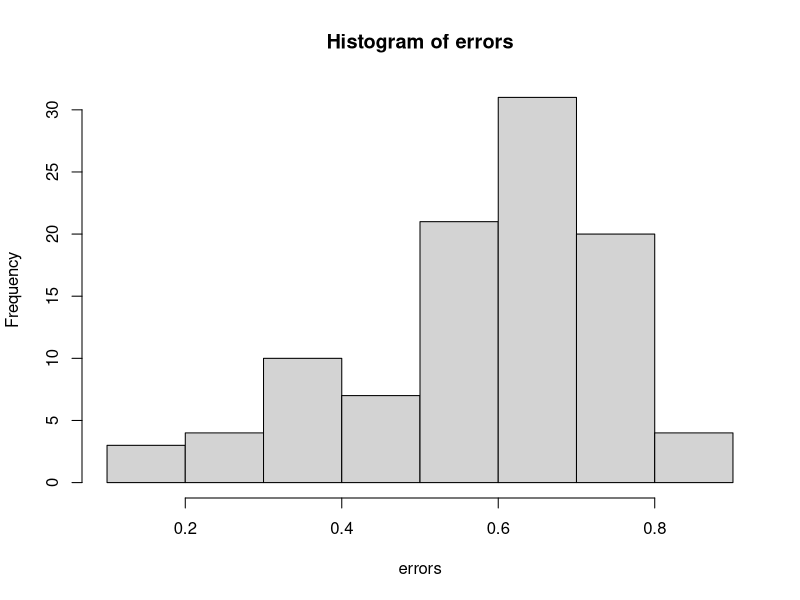

Reproduce this figure in R. (Note: a time limit stopped this script after it produced the figure.)
#Libraries ----
library(dplyr)
library(ggplot2)
library(tidyr)
library(data.table)

#Options ----
options(scipen = 99)
population_sizes <- 10^(1:10)
groups <- 1:5
max_error <- c(10^(c(-5:-1)), 0.05)
subsample_size <- c(0.000001, 0.00001, 0.0001, 0.001, 0.01, 0.1, 1)
count <- c(10, 100, 10^3, 10^4, 10^5, 10^6) #Probably decrease the size here. 

#template df ----
data <- tibble(
    class_num = numeric(),
    subsample_size = numeric(),
    sample_count = numeric(),
    error = numeric()
)

#functions ----

finite_corrected_eq <- function(pop_size, uncorrected){
  round(pop_size * uncorrected / (uncorrected + pop_size - 1), 0)
} 

uncorrected_eq <- function(confidence = 0.95, groups = 1, expected_p = 0.5, max_error = 0.05){
  critical_val = qnorm(p=(1-confidence^(1/groups))/2) # The group root is a new thing here. 
  round(critical_val^2*expected_p*(1-expected_p)/max_error^2, 0)
}

boot_mean_error_class_num <- function(sample_subsample_size, sample_count, classes){
    #Disallow sample count to if(sample_count < sample_classes)
    #Disallow sample round(sample_subsample_size*sample_count, 0) < 1)
    #prob = c(0.5, 0.2, rep(0.3/8, 8)) if I add this to the first sample argument, we get a less conservative estimate, the errors go down. I think it is because you are less likely to mess up a skewed distribution than a uniform one. 
    
    b = 100 #Changing b doesn't do much, probably more accurate with larger number but this will save time while in dev mode.
    error <- numeric(length = b)
    
    for(n in 1:b){
        sample_classes <- classes    #Sample classes must be greater than 1 but less than 20
        particle_categories <- 1:sample_classes
        
        #Add gausian distribution to classes
        #values <- rnorm(n = length(particle_categories), mean = 10, sd = 1)
        #Or can swap for a poison distribution
        values <- rpois(n = length(particle_categories), lambda = 1) + 1
        weights <- values/sum(values)
        
        #Simulation
        particles <- sample(particle_categories, size = sample_count, prob = weights, replace = T) #could add weights to this so that 1 or two of them always have a big sway. But we dont know that for sure yet.
        
        subsetparticles <- sample(particles, size = sample_subsample_size)
        
        #Difference Metric
        error[n] <- as.data.frame(table(particles)/length(particles)) %>%
            dplyr::rename(subsetparticles = particles) %>%
            left_join(as.data.frame(table(subsetparticles)/length(subsetparticles)) %>%
                          dplyr::rename(Freq2 = Freq)) %>%
          dplyr::mutate(difference = Freq - Freq2) %>%
          dplyr::mutate(difference = ifelse(is.na(difference), Freq, difference)) %>% #This sets any classes which weren't accounted for from the original group to be completely unaccounted for. 
            pull(difference) %>%
            abs() %>%
            quantile(., c(0.95)) #this is the MAE or mean absolute error. Could also do mean here, might be a useful metric. Or RMSE or some other more commonly used metric.
        
    }
    
    error
}

boot_mean <- function(x, b = 100){
  
  value <- numeric(length = b)
  
  for(n in 1:b){
    value[n] <- mean(sample(x, b, replace = T), na.rm = T)
  }
  
  value
}

boot_mean_error <- function(sample_subsample_size, sample_count){
    #Disallow sample count to if(sample_count < sample_classes)
    #Disallow sample round(sample_subsample_size*sample_count, 0) < 1)
    #prob = c(0.5, 0.2, rep(0.3/8, 8)) if I add this to the first sample argument, we get a less conservative estimate, the errors go down. I think it is because you are less likely to mess up a skewed distribution than a uniform one. 
    
    b = 100 #Changing b doesn't do much, probably more accurate with larger number but this will save time while in dev mode.
    error <- numeric(length = b)
    
    for(n in 1:b){
        sample_classes <- sample(2:10, 1)    #Sample classes must be greater than 1 but less than 20
        particle_categories <- 1:sample_classes
        
        #Add gausian distribution to classes
        #values <- rnorm(n = length(particle_categories), mean = 10, sd = 1)
        #Or can swap for a poison distribution
        values <- rpois(n = length(particle_categories), lambda = 1) + 1
        weights <- values/sum(values)
        
        #Simulation
        particles <- sample(particle_categories, size = sample_count, prob = weights, replace = T) #could add weights to this so that 1 or two of them always have a big sway. But we dont know that for sure yet.
        
        subsetparticles <- sample(particles, size = sample_subsample_size)
        
        #Difference Metric
        error[n] <- as.data.frame(table(particles)/length(particles)) %>%
                    dplyr::rename(subsetparticles = particles) %>%
                    left_join(as.data.frame(table(subsetparticles)/length(subsetparticles)) %>%
                                  dplyr::rename(Freq2 = Freq)) %>%
                    dplyr::mutate(difference = Freq - Freq2) %>%
                    dplyr::mutate(difference = ifelse(is.na(difference), Freq, difference)) %>% #This sets any classes which weren't accounted for from the original group to be completely unaccounted for. 
                    pull(difference) %>%
                    abs() %>%
                    quantile(., c(0.95)) #this is the MAE or mean absolute error. Could also do mean here, might be a useful metric. Or RMSE or some other more commonly used metric.
                
    }
    
    error
}


#test single scenario----
errors <- boot_mean_error(sample_count = 10, sample_subsample_size = 1) #Just say we will set this to 20, that is really what can be reliably characterized, can do a quick lit search to figure out how people are reporting it.    

hist(errors)
quantile(errors, c(0.025, 0.5, 0.975))
mean(errors)

#Simulate all scenarios----
test_df <- expand.grid(subsample_size, count) %>%
    filter(Var1 * Var2 >= 1) %>% 
    mutate(num_particles = Var1*Var2) %>%
        rename(sample_count = Var2 , subsample_proportion = Var1) %>%
    as_tibble()

#Just polymer types
for(n in 1:nrow(test_df)){
    set.seed(37)
    test_df[n, "median_error"] <- quantile(
        boot_mean_error(sample_count = unlist(test_df[n,"sample_count"]), 
                        sample_subsample_size = unlist(test_df[n,"num_particles"])),
        c(0.95)
    )
}

#Polymers, colors, morphologies, and sizes
for(n in 1:nrow(test_df)){
    set.seed(38)
    print(n)
    test_df[n, "median_error_multiple"] <- quantile(
        c(
        quantile(
        boot_mean_error(sample_count = unlist(test_df[n,"sample_count"]), 
                        sample_subsample_size = unlist(test_df[n,"num_particles"])),
        c(0.95)
    ), 
    quantile(
        boot_mean_error(sample_count = unlist(test_df[n,"sample_count"]), 
                        sample_subsample_size = unlist(test_df[n,"num_particles"])),
        c(0.95)
    ), 
    quantile(
        boot_mean_error(sample_count = unlist(test_df[n,"sample_count"]), 
                        sample_subsample_size = unlist(test_df[n,"num_particles"])),
        c(0.95)
        ),
    quantile(
        boot_mean_error(sample_count = unlist(test_df[n,"sample_count"]), 
                        sample_subsample_size = unlist(test_df[n,"num_particles"])),
        c(0.95)
    )
    ),
    c(0.95)
    )
}

# Real Data Example ----

lake_data <- fread("datasets_SubsamplingDatasets/2_MPs_features.csv")

env_data_test <- function(lake_data, subsample_size) {
 
  full_results_shape <- lake_data |>
    group_by(sample_lake, shape) |>
    summarise(count = n()) |>
    ungroup() |>
    group_by(sample_lake) |>
    mutate(proportion = count/sum(count)) |>
    ungroup()
  
  full_results_color <- lake_data |>
    group_by(sample_lake, color) |>
    summarise(count = n()) |>
    ungroup() |>
    group_by(sample_lake) |>
    mutate(proportion = count/sum(count)) |>
    ungroup()
  
  results_subsampled <-  lake_data |>
    group_by(sample_lake) |>
    mutate(sample_particles = n()) |>
    filter(sample_particles > subsample_size) |>
    sample_n(size = subsample_size, replace = F) 
  
  results_subsampled_shape <-  results_subsampled |>
    group_by(sample_lake, shape) |>
    summarise(count = n()) |>
    ungroup() |>
    group_by(sample_lake) |>
    mutate(proportion = count/sum(count)) |>
    ungroup() |>
    left_join(full_results_shape, by = c("sample_lake", "shape")) |>
    mutate(error = abs(proportion.y - proportion.x)) |> 
    group_by(sample_lake) |>
    summarise(max_error = quantile(error, 0.95),
              sample_size = sum(count.y), 
              subsample_size = subsample_size, 
              max_prop = max(proportion.y)
    ) |>
    ungroup() 
  
  results_subsampled_color <-  results_subsampled |>
    group_by(sample_lake, color) |>
    summarise(count = n()) |>
    ungroup() |>
    group_by(sample_lake) |>
    mutate(proportion = count/sum(count)) |>
    ungroup() |>
    left_join(full_results_color, by = c("sample_lake", "color")) |>
    mutate(error = abs(proportion.y - proportion.x)) |> 
    group_by(sample_lake) |>
    summarise(max_error = quantile(error, 0.95),
              sample_size = sum(count.y), 
              subsample_size = subsample_size, 
              max_prop = max(proportion.y)
    ) |>
    ungroup() 
  
  joined_results <- bind_rows(results_subsampled_shape, results_subsampled_color) |>
    group_by(sample_lake) |>
    filter(max_error == max(max_error)) |>
    mutate(mathematic_sub_count = finite_corrected_eq(pop_size = sample_size, uncorrected = uncorrected_eq(max_error = max_error, 
                                                                                                           #expected_p = max_prop, 
                                                                                                           groups = 2)))
 bootsy <- boot_mean(joined_results$mathematic_sub_count) |>
   quantile(probs = c(0.025, 0.975)) 
 
 data.table(subsample_size = subsample_size, 
            mean = mean(joined_results$mathematic_sub_count, na.rm = T), 
            min = bootsy[1], 
            max = bootsy[2])
}

set.seed(100)
enviro_data <- lapply(seq(10, 200, by = 10), function(x){env_data_test(lake_data = lake_data, subsample_size = x)}) |>
  rbindlist()

# Equations ----

test_ungrouped <- expand.grid(population_sizes = population_sizes, max_error = max_error) %>%
  mutate(sample_size = finite_corrected_eq(pop_size = population_sizes, uncorrected = uncorrected_eq(max_error = max_error)))

test_grouped <- expand.grid(population_sizes = population_sizes, max_error = max_error) %>%
  mutate(sample_size = finite_corrected_eq(pop_size = population_sizes, uncorrected = uncorrected_eq(max_error = max_error, groups = 4)))


#Plots ----
ggplot() +
  geom_point(data = test_ungrouped %>% arrange(desc(max_error)), aes(x = population_sizes, y = sample_size, color = factor(max_error, levels = c(10^(c(-5:-1)), 0.05))), size = 10) +
  geom_point(data = test_grouped %>% arrange(desc(max_error)), aes(x = population_sizes, y = sample_size, color = factor(max_error, levels = c(10^(c(-5:-1)), 0.05))), size = 10, shape = 2) +
  scale_x_log10(breaks = unique(population_sizes)) +
  scale_y_log10(breaks = unique(population_sizes)) + 
  scale_color_viridis_d() +
  theme_dark(base_size = 10) +
  labs(color = "Error", x = "Sample Size", y = "Subsample Size") +
  coord_equal()

test_nopop_nogroup <- expand.grid(population_sizes = population_sizes, max_error = max_error) %>%
  mutate(sample_size = uncorrected_eq(max_error = max_error))

test_nopop <- expand.grid(population_sizes = population_sizes, max_error = max_error) %>%
  mutate(sample_size = uncorrected_eq(max_error = max_error, groups = 4))

ggplot() +
  geom_line(data = test_nopop %>% arrange(desc(max_error)), aes(x = max_error, y = sample_size), size = 2) +
  geom_line(data = test_nopop_nogroup %>% arrange(desc(max_error)), aes(x = max_error, y = sample_size), size = 2, color = "yellow") +
  scale_x_log10(breaks = unique(max_error)) +
  scale_y_log10(breaks = unique(population_sizes)) + 
  theme_dark(base_size = 20) +
  labs(x = "Error", y = "Sample Size") +
  coord_equal()


simulation_validation <- test_df %>%
  mutate(mathematic_sub_count = finite_corrected_eq(pop_size = sample_count, uncorrected = uncorrected_eq(max_error = median_error))) %>%
  mutate(mathematic_sub_count_grouped = finite_corrected_eq(pop_size = sample_count, uncorrected = uncorrected_eq(max_error = median_error_multiple, groups = 4))) %>%
  bind_rows(enviro_data %>% rename(num_particles = subsample_size))

ggplot(simulation_validation) +
  geom_point(aes(x = num_particles, y = mathematic_sub_count), size = 3, alpha = 0.5) + 
  geom_point(aes(x = num_particles, y = mathematic_sub_count_grouped), size = 3, alpha = 0.5, color = "red") + 
  geom_point(aes(x = num_particles, y = mean), size = 3, alpha = 0.5, color = "green") + 
  #geom_errorbar(aes(x = num_particles, y = mean, ymin = min, ymax = max), size = 4, alpha = 0.5, color = "green") + 
  scale_x_log10(limits = c(10,150000)) + 
  scale_y_log10(limits = c(10,150000)) +
  geom_abline(slope=1, intercept = 0) +
  theme_classic(base_size = 20) +
  coord_equal() +
  labs(x = "Measured/Simulated Sample Counts", y = "Calculated Sample Counts")

#final recommendations for sample size and subsample size. ----
uncorrected_eq()
uncorrected_eq(max_error = 0.1)

#final recommendation for all group analysis at once.
uncorrected_eq(groups = 4)

#Number of papers to review 
finite_corrected_eq(pop_size = 1000, uncorrected = uncorrected_eq())

0.95^(1/3)

#Checking correspondence with simulations. 
finite_corrected_eq(pop_size = 100, uncorrected = uncorrected_eq(max_error = 0.3))
finite_corrected_eq(pop_size = 1000, uncorrected = uncorrected_eq(max_error = 0.1))
finite_corrected_eq(pop_size = 10000, uncorrected = uncorrected_eq(max_error = 0.03))
finite_corrected_eq(pop_size = 100000, uncorrected = uncorrected_eq(max_error = 0.01))
finite_corrected_eq(pop_size = 1000000, uncorrected = uncorrected_eq(max_error = 0.003))

#Checking correspondence with simulations. 
finite_corrected_eq(pop_size = 100, uncorrected = uncorrected_eq(max_error = 0.3, groups = 50))
finite_corrected_eq(pop_size = 1000, uncorrected = uncorrected_eq(max_error = 0.1, groups = 50))
finite_corrected_eq(pop_size = 10000, uncorrected = uncorrected_eq(max_error = 0.03, groups = 50))
finite_corrected_eq(pop_size = 100000, uncorrected = uncorrected_eq(max_error = 0.01, groups = 50))
finite_corrected_eq(pop_size = 1000000, uncorrected = uncorrected_eq(max_error = 0.003, groups = 50))
